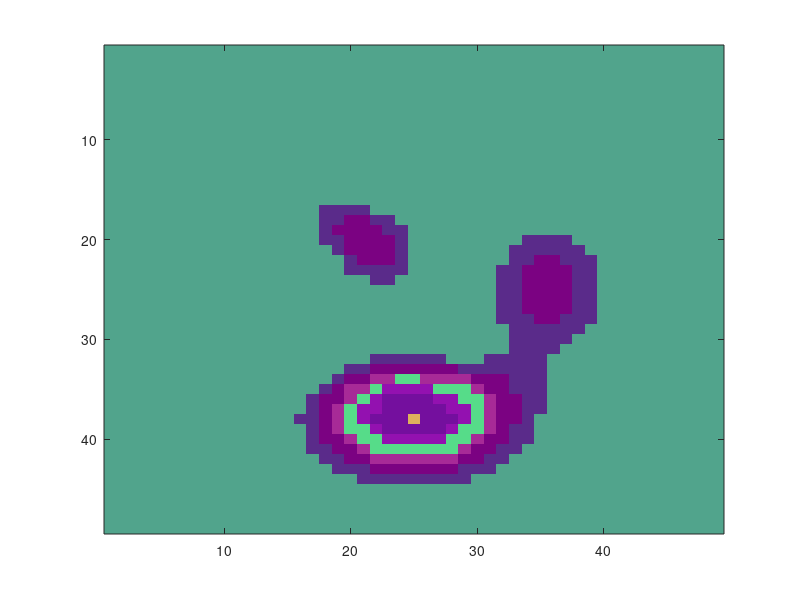

This chart was generated by the following MATLAB code:
function result = test_colormap_003
result = false;
a = figure;
image(peaks);
colormap(rand(128,3))
drawnow
close(a);
result = true;
